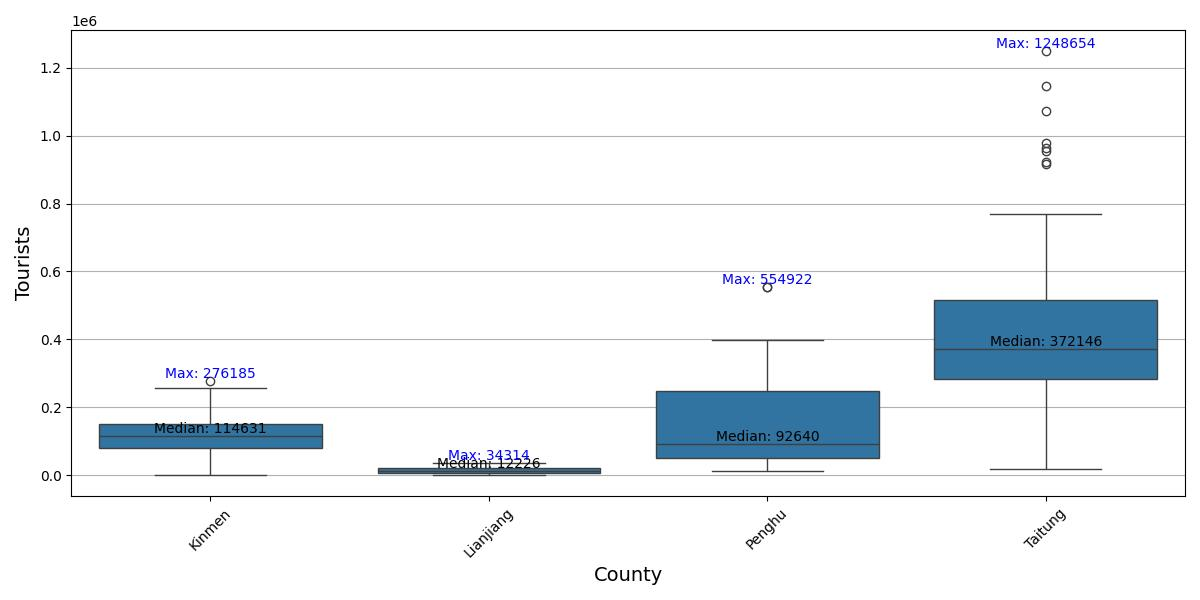
#> input picture HW3/001ans.jpg, 1200 x 600 px
$ python ssim.py 001ans.jpg 001ans.jpg
#> lines starting #> are read from the running program, lines starting #| are printed output that depends on the picture; long printed decimals are rounded
import sys
import cv2

def calculate_ssim(image1_path, image2_path):
    # 讀取圖像
#> called with image1_path = '001ans.jpg', image2_path = '001ans.jpg'
    img1 = cv2.imread(image1_path)
#> img1 is the input picture: shape (600, 1200, 3); mean B, G, R 245.3, 242.8, 239.5
    img2 = cv2.imread(image2_path)

    # 将图像转换为灰度图像
    gray1 = cv2.cvtColor(img1, cv2.COLOR_BGR2GRAY)
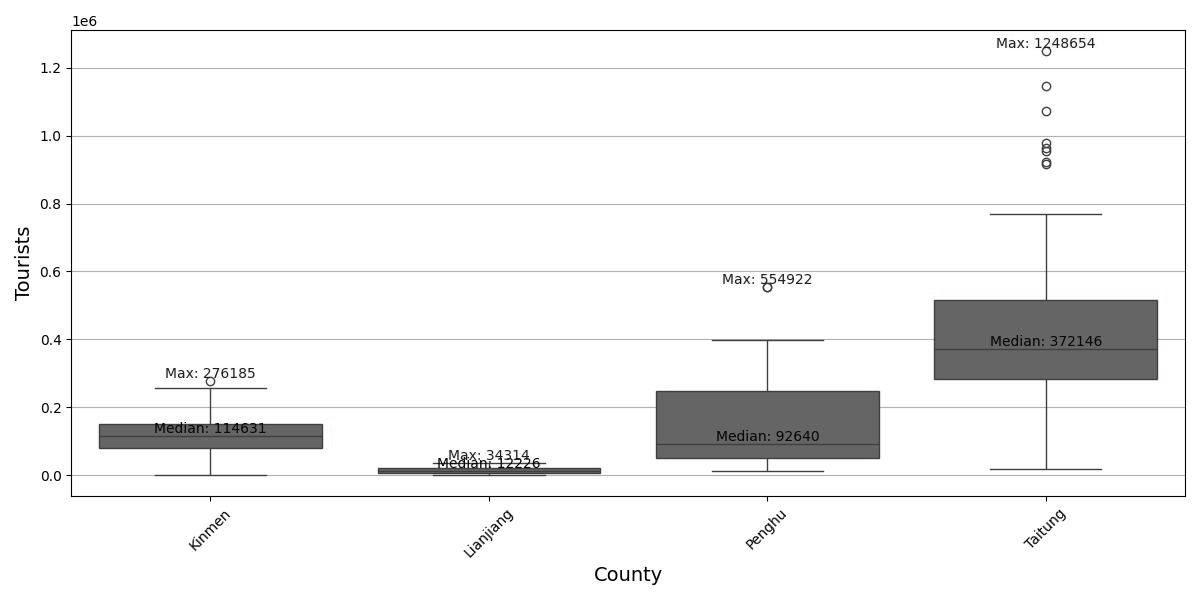
#> gray1: shape (600, 1200); min 0, max 255, mean 242.1
    gray2 = cv2.cvtColor(img2, cv2.COLOR_BGR2GRAY)

    # 计算SSIM
    ssim_score = cv2.matchTemplate(gray1, gray2, cv2.TM_CCOEFF_NORMED)[0][0]
#> ssim_score = 1
    return ssim_score

if __name__=="__main__":
    #print(len(sys.argv))
    if len(sys.argv)<3:
          print(0)
          exit(0)
    fna, fnb = sys.argv[1], sys.argv[2]
    res = calculate_ssim(fna, fnb)
#> res = 1
    print(res)
#| 1

if False:
    # 使用範例
    image1_path = "01output1.jpg"
    image2_path = "01output2.jpg"
    #image2_path = "out01_img_blue.jpg"
    ssim_value = calculate_ssim(image1_path, image2_path)
    #print(f"SSIM 值為: {ssim_value:.2f} ")
    print("%.2f"%(ssim_value))
